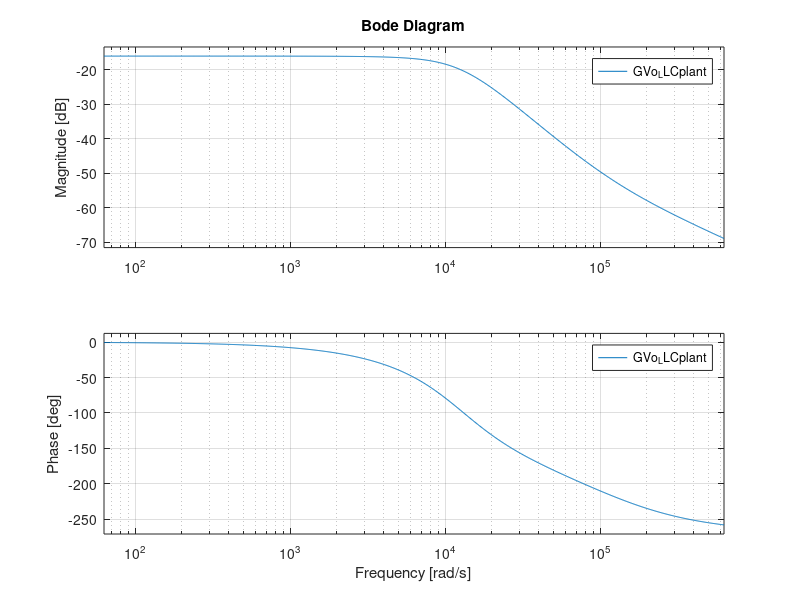
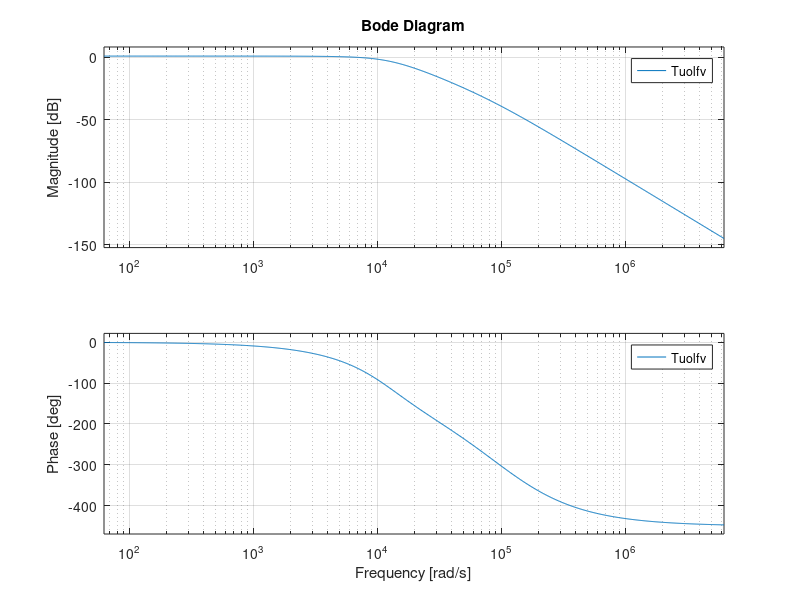
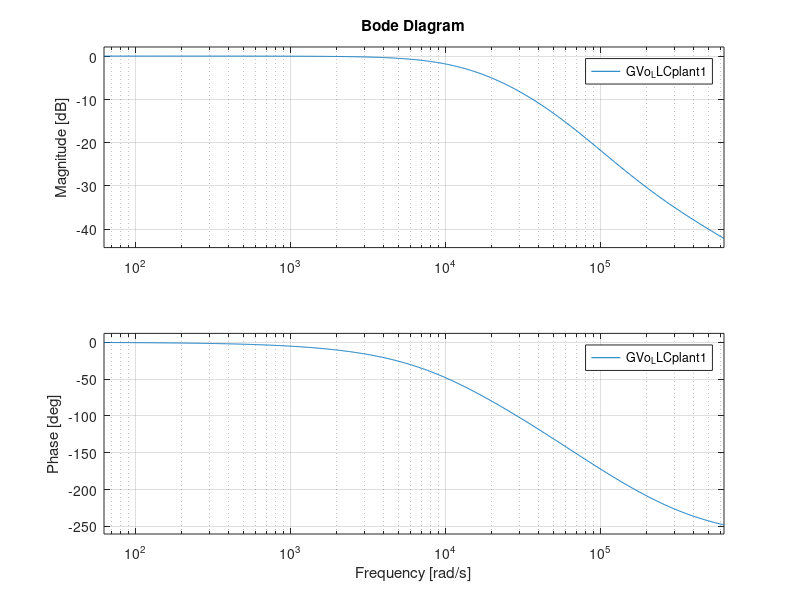
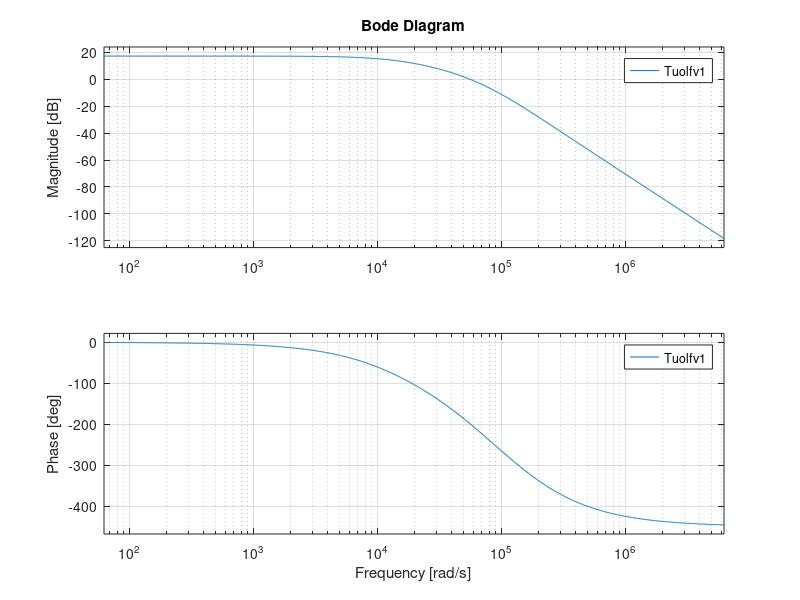

The MATLAB source for these figures, in order:
% CLLLC Design, regulation and protection dimensioning
% Author: Dr. Lim Shu Fan
% First created: 27.04.2022
% Last modified: 27.04.2022
% Revision: 0.1
% Descriptions:
% 0.1: Design closed loop CC/CV control for forward mode

clear;
% pkg load control;

%%%%%%%%%%%%%%%%%%% 2. PWM setting %%%%%%%%%%%%%%%%%%%%%
VADC = 3.3; %ADC reference voltage, note different for different design
ADC_bits = 12; %12 bit ADC
ADC_FS = 2^ADC_bits-1; %ADC full scale 
ADC_gain = ADC_FS/VADC;
Fclk=30e6; %PWM clock frequency
Tclk=1/Fclk; %PWM clock period

Fsi=20000; 
Tsi=1/Fsi;
s=tf('s');
z=tf('z',Tsi);

%%%%%%%%%%%%%%%%%%% 3. Current sensing and protection %%%%%%%%%%%%%%%%%%%%%
%Output current
K_IOUT=20e-3; %ACS733KLATR-65AB-T, sensitivity mV/A bidirectional
K_IOUT_IN=K_IOUT*ADC_gain; %gain of Io sensing at ADC, bit/A
K_IOUT_IN_RES=1/K_IOUT_IN; %resolution of Io sensing at ADC, A/bit
V_IoOFFSET = VADC/2;
IoMax=(VADC-V_IoOFFSET)/K_IOUT;

%Input current
K_IIN=20e-3; %ACS733KLATR-65AB-T, sensitivity mV/A bidirectional
K_IIN_IN=K_IIN*ADC_gain; %gain of Iin sensing at ADC, bit/A
K_IIN_IN_RES=1/K_IIN_IN; %resolution of Iin sensing at ADC, A/bit
V_IinOFFSET = VADC/2;
IinMax=(VADC-V_IinOFFSET)/K_IIN;

%%%%%%%%%%%%%%%%%%% 4. Voltage sensing and protection %%%%%%%%%%%%%%%%%%%%%
%Output voltage sensing HVDC, Vo_AD before filter
Rt_Vo=4*1e6+71.5e3;
Rb_Vo=23.2e3;
KVo=Rb_Vo/(Rt_Vo+Rb_Vo);
KVo_IN=KVo*ADC_gain; %gain of Vo sensing at ADC, bit/V
KVo_IN_RES=1/KVo_IN; %resolution of Vo sensing at ADC, V/bit
VoMax=VADC/KVo;

Rfil_Vo1=Rb_Vo;
Cfil_Vo1=470e-12;
f_fil_Vo1=1/(2*pi*Rfil_Vo1*Cfil_Vo1);
G_fil_Vo1=1/(sqrt(1+(Fsi/f_fil_Vo1)^2));

Rfil_Vo2=1000;
Cfil_Vo2=0.01e-6;
f_fil_Vo2=1/(2*pi*Rfil_Vo2*Cfil_Vo2);
G_fil_Vo2=1/(sqrt(1+(Fsi/f_fil_Vo2)^2));

%PFC output voltage sensing, PFC_OUT, VPFC_OUT_AD
Rt_Vor=5*300e3+51.1e3;
Rb_Vor=5.62e3;
KVor=Rb_Vor/(Rt_Vor+Rb_Vor);
KVor_IN=KVor*ADC_gain; %gain of Vor sensing at ADC, bit/V
KVor_IN_RES=1/KVor_IN; %resolution of Vor sensing at ADC, V/bit
VorMax=VADC/KVor;

Rfil_Vor1=Rb_Vor;
Cfil_Vor1=0.22e-6;
f_fil_Vor1=1/(2*pi*Rfil_Vor1*Cfil_Vor1);
G_fil_Vor1=1/(sqrt(1+(Fsi/f_fil_Vor1)^2));

Rfil_Vor2=1000;
Cfil_Vor2=0.01e-6;
f_fil_Vor2=1/(2*pi*Rfil_Vor2*Cfil_Vor2);
G_fil_Vor2=1/(sqrt(1+(Fsi/f_fil_Vor2)^2));

Rfil_Vor3=1000;
Cfil_Vor3=0.01e-6;
f_fil_Vor3=1/(2*pi*Rfil_Vor3*Cfil_Vor3);
G_fil_Vor3=1/(sqrt(1+(Fsi/f_fil_Vor3)^2));

%%%%%%%%%%%%%%%%%%% 12. Control loop design %%%%%%%%%%%%%%%%%%%%%
%Uncompensated voltage loop gain forward CV
%with diode rectifiers
%Vin=800, Vo=400, Tc=582(51.5kHz), G_DC_LLCplant=-16.0418, f0_LLCplant = 2000, Q_db_LLCplant = -4

G_DC_LLCplant=-16.0418; %db
DCgain_LLCplant=(10^(G_DC_LLCplant/20));
%fpole1_LLCplant=4200;
%fpole2_LLCplant=4200;
%fzero1_LLCplant=12000;
%GVo_LLCplant=DCgain_LLCplant*(1-s/(2*pi*fzero1_LLCplant))/(1+s/(2*pi*fpole1_LLCplant))/(1+s/(2*pi*fpole2_LLCplant)); 
%GVo_LLCplant=DCgain_LLCplant/(1+s/(2*pi*fpole1_LLCplant))/(1+s/(2*pi*fpole2_LLCplant)); 
Q_db_LLCplant = -4; %found at f0 and finetune to get db and deg at various freq
Q_LLCplant=(10^(Q_db_LLCplant/20));
f0_LLCplant = 2000; %found at 90deg
w0_LLCplant = 2*pi*f0_LLCplant;
fzero1_LLCplant=18000;
GVo_LLCplant=DCgain_LLCplant*(1-s/(2*pi*fzero1_LLCplant))/(1+s/(Q_LLCplant*w0_LLCplant)+(s/w0_LLCplant)^2);

GVo_LLCplantd=c2d(GVo_LLCplant,Tsi,'zoh');
figure(1);
bode(GVo_LLCplant, {2*pi*10, 2*pi*1e5});

Tuolfv=GVo_LLCplant*ADC_FS/VoMax*1/(1+s*Rfil_Vo1*Cfil_Vo1)*1/(1+s*Rfil_Vo2*Cfil_Vo2); %uncompensated open loop gain
Tuolfvd=c2d(Tuolfv,Tsi,'zoh');
figure(2);
bode(Tuolfv, {2*pi*10, 2*pi*1e6});

%Uncompensated voltage loop gain forward CV
%with diode rectifiers
%Vin=800, Vo=250, Tc=361(83kHz), G_DC_LLCplant=-0.145596, fpole1_LLCplant = 2.2kHz, fpole2_LLCplant=10kHz, fzero1_LLCplant=28kHz

G_DC_LLCplant1=0.145596; %db
DCgain_LLCplant1=(10^(G_DC_LLCplant1/20));
fpole1_LLCplant1=2300;
fpole2_LLCplant1=9000;
fzero1_LLCplant1=28000;
GVo_LLCplant1=DCgain_LLCplant1*(1-s/(2*pi*fzero1_LLCplant1))/(1+s/(2*pi*fpole1_LLCplant1))/(1+s/(2*pi*fpole2_LLCplant1)); 
%GVo_LLCplant=DCgain_LLCplant/(1+s/(2*pi*fpole1_LLCplant))/(1+s/(2*pi*fpole2_LLCplant)); 
%Q_db_LLCplant = -4; %found at f0 and finetune to get db and deg at various freq
%Q_LLCplant=(10^(Q_db_LLCplant/20));
%f0_LLCplant = 2000; %found at 90deg
%w0_LLCplant = 2*pi*f0_LLCplant;
%fzero1_LLCplant=18000;
%GVo_LLCplant=DCgain_LLCplant*(1-s/(2*pi*fzero1_LLCplant))/(1+s/(Q_LLCplant*w0_LLCplant)+(s/w0_LLCplant)^2);

GVo_LLCplant1d=c2d(GVo_LLCplant1,Tsi,'zoh');
figure(3);
bode(GVo_LLCplant1, {2*pi*10, 2*pi*1e5});

Tuolfv1=GVo_LLCplant1*ADC_FS/VoMax*1/(1+s*Rfil_Vo1*Cfil_Vo1)*1/(1+s*Rfil_Vo2*Cfil_Vo2); %uncompensated open loop gain
Tuolfv1d=c2d(Tuolfv1,Tsi,'zoh');
figure(4);
bode(Tuolfv1, {2*pi*10, 2*pi*1e6});

% PIT1 KL*(1+(2*pi*fzL)/s)*1/(1+s/(2*pi*fpL)) 
KP=0.067061;
KI=350.2951;
Gc1=KP+KI/s;
Gc1d=KP+KI*Tsi/(z-1);

G_fc=20; %db, shift to get desired fc
KL=1/(10^(G_fc/20));
fzL=2000; % if phase is high at fc, fzL can be placed at high freq
fpL=8000; % to give larger attenuation after fc for higher gain margin

%Gc1=KL*(1+(2*pi*fzL)/s)/(1+s/(2*pi*fpL));
Gc1=KL*(1+(2*pi*fzL)/s)
%Gc1d=c2d(Gc1,Tsi,'zoh');
Gc1d=c2d(Gc1,Tsi,'tustin')

figure(5);
bode(Gc1, {2*pi*10,2*pi*1e6});
%bode(Gc1, Gc1d, {2*pi*10,2*pi*1e5});

%% 2P2Z Kc*(s^2/wz^2 + s/(Qc*wz) +1) / s(s/wp +1)
% G_fc3 = -60, fz3=2500, Qc=0.63, fp3=15000
% G_fc3 = -60, fz3=2200, Qc=0.6, fp3=15000
G_fc3=-55; %db shift curve upwards to get desired fc (if oscillatory response, reduce gain)
KC=1/(10^(G_fc3/20));
fz3=2500;   %place below (greater) or equal to dominant resonant pole
wz0=2*pi*fz3;
Qc=0.63;     %place below (lower) or same as dominant pole pair quality factor of plant  
fp3=15000;  %place at ESR zero or at half fsw or to get desired GM
Gc3=KC*(1+s/(Qc*wz0)+(s/wz0)^2)/s/(1+s/(2*pi*fp3));
%Gc3=KC*(1+s/(2*pi*fz3))*(1+s/(2*pi*fz3))/s/(1+s/(2*pi*fp3));
%Gc3d=c2d(Gc3,Tsi,'zoh');
Gc3d=c2d(Gc3,Tsi,'tustin');
figure(6);
bode(Gc3, {2*pi*10,2*pi*1e6});


%Change Gc1 (PI) or Gc3 (2P2Z)
Tcv3=Gc1*Tuolfv; %400V 
Tcv3d=Gc1d*Tuolfvd;
figure(7);
bode(Tcv3, {2*pi*10,2*pi*1e6});

Tcv31=Gc1*Tuolfv1; %250V
Tcv31d=Gc1d*Tuolfv1d;
figure(8);
bode(Tcv31, {2*pi*10,2*pi*1e6});